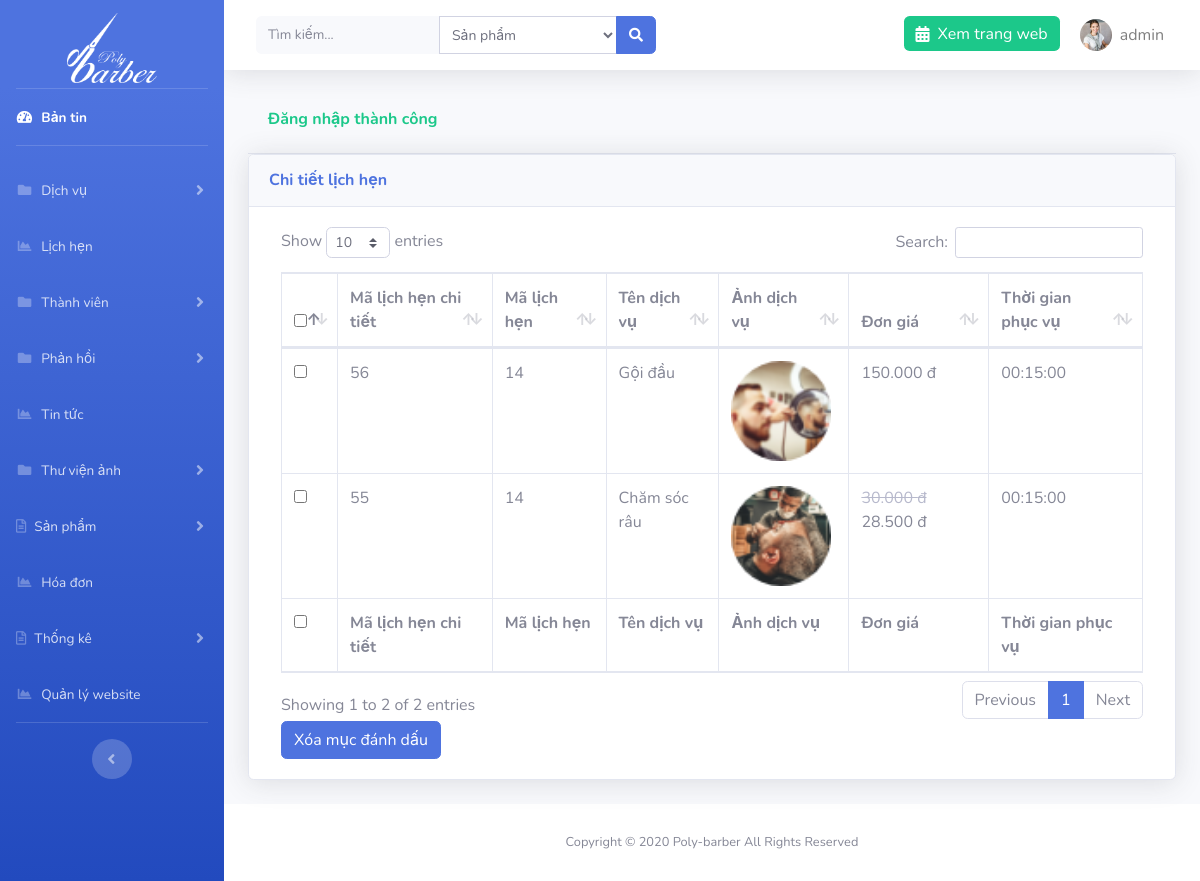
The page /admin/?page=appointment&action=detail&id=14 (signed in) on the database its author committed.
### tables this page shows
CREATE TABLE `setting` (
  `id` int(11) NOT NULL,
  `logo` varchar(191) NOT NULL,
  `file_ico` varchar(191) NOT NULL,
  `title` varchar(191) NOT NULL,
  `introduce` text NOT NULL,
  `slogan` varchar(191) NOT NULL
);

CREATE TABLE `app_detail` (
  `id` int(11) NOT NULL,
  `id_appointment` int(11) NOT NULL,
  `id_service` int(11) NOT NULL
);

CREATE TABLE `services` (
  `id` int(11) NOT NULL,
  `name` varchar(191) NOT NULL,
  `price` float NOT NULL,
  `sale` float NOT NULL,
  `time` time NOT NULL,
  `detail` text NOT NULL,
  `images` varchar(191) NOT NULL,
  `id_type` int(11) NOT NULL
);

### libs/database.php (called while the page is built, shortened)
<?php
function connection()
{
    try {
       $conn = new PDO("mysql:host=localhost; dbname=duan1; charset=utf8", "root", "");
    } catch (PDOException $e) {
        echo "Lỗi Kết nối" . $e->getMessage();
    }
    return $conn;
}
function query_exe($sql) {
    $conn = connection();
    try {
        $stmt = $conn->prepare($sql);
        $stmt->execute();
        $result = $stmt->fetchAll(PDO::FETCH_ASSOC);
        return $result;
    } catch (PDOException $e) {
        echo "Lỗi dữ liệu" . $e->getMessage();
    } finally {
        unset($conn);
    }
}
function query_limit($sql) {
    $conn = connection();
    try {
        $stmt = $conn->prepare($sql);
        $stmt->execute();
        $result = $stmt->fetch(PDO::FETCH_ASSOC);
        return $result;
    } catch (PDOException $e) {
        echo "Lỗi dữ liệu" . $e->getMessage();
    } finally {
        unset($conn);
    }
}

### libs/setting.php (called while the page is built, shortened)
<?php
require_once "database.php";
function list_limit_setting(){
    $sql = "SELECT * from setting order by id limit 0,1";
    return query_limit($sql);
}

### libs/app_detail.php (called while the page is built, shortened)
<?php
function all_app_detail($appointment){
    $sql = "SELECT app_detail.*, name,images,price,sale,time from app_detail inner join services on services.id= app_detail.id_service
    where id_appointment = $appointment
     ORDER BY id DESC";
    return query_exe($sql);
}

### admin/appointments/app_detail.php (the view, shortened to what this page needs)
<?php
if(isset($_GET['id'])){
    $detail = all_app_detail($_GET['id']);
}
?>
<div class="container-fluid">
    <?php if (isset($_SESSION['message'])) : ?>
        <div class="card-header py-3 text-success">
            <h6 class="font-weight-bold"><?= $_SESSION['message'] ?></h6>
        </div>
    <?php endif; ?>
    <div class="card shadow mb-4">
        <div class="card-header py-3">
            <h6 class="m-0 font-weight-bold text-primary">Chi tiết lịch hẹn</h6>
        </div>
        <div class="card-body">
            <div class="table-responsive">
                <form action="" method="POST" class="col-md-12">
                    <table class="table table-bordered" id="dataTable" width="100%" cellspacing="0">
                        <thead>
                            <tr>
                                <th>
                                    <input type="checkbox" name="checkall" class="checkall">
                                </th>
                                <th>Mã lịch hẹn chi tiết</th>
                                <th>Mã lịch hẹn</th>
                                <th>Tên dịch vụ</th>
                                <th>Ảnh dịch vụ</th>
                                <th>Đơn giá</th>
                                <th>Thời gian phục vụ</th>
                            </tr>
                        </thead>
                        <tfoot>
                            <tr>
                            <th>
                                <input type="checkbox" name="checkall" class="checkall">
                                </th>
                                <th>Mã lịch hẹn chi tiết</th>
                                <th>Mã lịch hẹn</th>
                                <th>Tên dịch vụ</th>
                                <th>Ảnh dịch vụ</th>
                                <th>Đơn giá</th>
                                <th>Thời gian phục vụ</th>
                            </tr>
                        </tfoot>
                        <tbody>
                            <?php foreach ($detail as $d) : ?>
                                <tr>
                                    <td>
                                        <input type="checkbox" name="id[]" id="" value="<?= $d['id'] ?>">
                                    </td>
                                    <td><?= $d['id'] ?></td>
                                    <td><?= $d['id_appointment'] ?></td>
                                    <td><?= $d['name'] ?></td>
                                    <td><img src="../images/products/<?=$d['images'] ?>" alt="" width="100"></td>
                                    <td><?php if($d['sale']>0): ?>
                                        <del class="text-gray-500"><?=number_format($d['price'],0,',','.').' đ';?></del>
                                    <?php endif; ?>
                                     <?=number_format($price= $d['price']-($d['price']*$d['sale']),0,',','.').' đ';?></td>
                                    <td><?= $d['time'] ?></td>
                                </tr>
                            <?php endforeach; ?>
                        </tbody>
                    </table>
                    <button type="submit" class="btn btn-primary" id="btndel-category" name="btn-del">Xóa mục đánh dấu</button>
                </form>
            </div>
        </div>
    </div>
</div>

### admin/template/header.php (shortened to what this page needs)
<?php $setting = list_limit_setting(); ?>
<!DOCTYPE html>
<html lang="en">
<head>
    <link href="resource/vendor/fontawesome-free/css/all.min.css" rel="stylesheet" type="text/css">
    <link rel="stylesheet" href="resource/vendor/select2.min.css" />
<link rel="stylesheet" href="https://maxcdn.bootstrapcdn.com/bootstrap/4.4.1/css/bootstrap.min.css">
    <link href="resource/css/sb-admin-2.css" rel="stylesheet">
    <link href="resource/vendor/datatables/dataTables.bootstrap4.min.css" rel="stylesheet">
</head>
<body id="page-top">
    <div id="wrapper">
        <ul class="navbar-nav bg-gradient-primary sidebar sidebar-dark accordion" id="accordionSidebar">
            <a class="sidebar-brand d-flex align-items-center justify-content-center mb-3 pt-5" href="<?=ROOT?>admin">
                <img src="../images/<?=$setting['logo']?>" alt="logo" width="90" height="70">
            </a>
            <hr class="sidebar-divider my-0">
            <li class="nav-item active">
                <a class="nav-link" href="<?= ROOT ?>admin">
                    <i class="fas fa-fw fa-tachometer-alt"></i>
                    <span>Bản tin</span></a>
            </li>
            <hr class="sidebar-divider">
            <li class="nav-item">
                <a class="nav-link collapsed" href="#" data-toggle="collapse" data-target="#collapsePages" aria-expanded="true" aria-controls="collapsePages">
                    <i class="fas fa-fw fa-folder"></i>
                    <span>Dịch vụ</span>
                </a>
            </li>
            <li class="nav-item">
                <a class="nav-link" href="<?= ROOT ?>admin/?page=appointment">
                    <i class="fas fa-fw fa-chart-area"></i>
                    <span>Lịch hẹn</span></a>
            </li>
             <li class="nav-item">
                <a class="nav-link collapsed" href="#" data-toggle="collapse" data-target="#collapsePages2" aria-expanded="true" aria-controls="collapsePages">
                    <i class="fas fa-fw fa-folder"></i>
                    <span>Thành viên</span>
                </a>
            </li>
             <li class="nav-item">
                <a class="nav-link collapsed" href="#" data-toggle="collapse" data-target="#collapsePages3" aria-expanded="true" aria-controls="collapsePages">
                    <i class="fas fa-fw fa-folder"></i>
                    <span>Phản hồi</span>
                </a>
            </li>
               <li class="nav-item">
                <a class="nav-link" href="<?= ROOT ?>admin/?page=new">
                    <i class="fas fa-fw fa-chart-area"></i>
                    <span>Tin tức</span></a>
            </li>
  <li class="nav-item">
                <a class="nav-link collapsed" href="#" data-toggle="collapse" data-target="#collapsePages4" aria-expanded="true" aria-controls="collapsePages">
                    <i class="fas fa-fw fa-folder"></i>
                    <span>Thư viện ảnh</span>
                </a>
            </li>
            <li class="nav-item">
                <a class="nav-link collapsed" href="#" data-toggle="collapse" data-target="#collapseTwo" aria-expanded="true" aria-controls="collapseTwo">
                    <i class="far fa-file-alt"></i>
                    <span>Sản phẩm</span>
                </a>
            </li>
            <li class="nav-item">
                <a class="nav-link" href="<?= ROOT ?>admin/?page=order">
                    <i class="fas fa-fw fa-chart-area"></i>
                    <span>Hóa đơn</span></a>
            </li>
            <li class="nav-item">
                <a class="nav-link collapsed" href="#" data-toggle="collapse" data-target="#collapseTwo1" aria-expanded="true" aria-controls="collapseTwo">
                    <i class="far fa-file-alt"></i>
                    <span>Thống kê</span>
                </a>
            </li>
               <li class="nav-item">
                <a class="nav-link" href="<?= ROOT ?>admin/?page=setting">
                    <i class="fas fa-fw fa-chart-area"></i>
                    <span>Quản lý website</span></a>
            </li>
            <hr class="sidebar-divider d-none d-md-block">
            <div class="text-center d-none d-md-inline">
                <button class="rounded-circle border-0" id="sidebarToggle"></button>
            </div>
        </ul>
        <div id="content-wrapper" class="d-flex flex-column">
            <div id="content">
                <nav class="navbar navbar-expand navbar-light bg-white topbar mb-4 static-top shadow">
                    <form class="d-none d-sm-inline-block form-inline mr-auto ml-md-3 my-2 my-md-0 mw-100 navbar-search" method="POST" action="<?= ROOT ?>admin/search.php">
                        <div class="input-group">
                            <input name="keyword" type="text" title="Vui lòng nhập nội dung tìm kiếm" class="form-control bg-light border-0 small" placeholder="Tìm kiếm..." aria-label="Search" aria-describedby="basic-addon2" required>
                            <select name="select_search" id="" class="form-control form-control-sm select-search">
                        <option value="1">Sản phẩm</option>
                    </select>
                            <div class="input-group-append">
                                <button class="btn btn-primary" type="submit">
                                    <i class="fas fa-search fa-sm"></i>
                                </button>
                            </div>
                        </div>
                    </form>
                    <ul class="navbar-nav ml-auto">
                        <li class="nav-item no-arrow">
                            <a href="<?=ROOT?>" class="nav-link bg-success text-white h-50 mt-3 rounded"><i class="fas fa-calendar-alt mr-2"></i>Xem trang web</a>
                        </li>
                        <li class="nav-item dropdown no-arrow">
                            <a class="nav-link dropdown-toggle" href="" id="userDropdown" role="button" data-toggle="dropdown" aria-haspopup="true" aria-expanded="false">
                                <img class="img-profile rounded-circle" src="../images/users/<?=$_SESSION['user']['images']?>">
                                <span class="ml-2 mr-2 text-black-50"><?=$_SESSION['user']['account']?></span>
                            </a>
                        </li>
                    </ul>
                </nav>

### rows shown on the page
setting: logo (picture)
app_detail: id "56", id_appointment "14", id_service.name "Gội đầu", id_service.images (picture), $price=$d['price']-($d['price']*$d['sale']) "150.000", id_service.time "00:15:00"
app_detail: id "55", id_appointment "14", id_service.name "Chăm sóc râu", id_service.images (picture), id_service.price "30.000", $price=$d['price']-($d['price']*$d['sale']) "28.500", id_service.time "00:15:00"

### other values the page prints
$_SESSION['user']['account'] "admin"
$_SESSION['message'] "Đăng nhập thành công"
